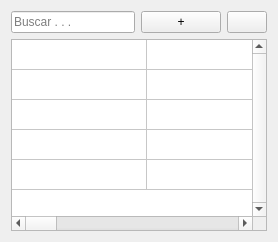
             <widget class="QWidget" name="producto_tab">
              <attribute name="title">
               <string> Producto </string>
              </attribute>
              <layout class="QGridLayout" name="gridLayout_17">
               <item row="0" column="0">
                <widget class="QLineEdit" name="line_buscar_tabla_mgm_producto">
                 <property name="styleSheet">
                  <string notr="true">font: 12pt &quot;MS Shell Dlg 2&quot;;</string>
                 </property>
                 <property name="placeholderText">
                  <string>Buscar . . .</string>
                 </property>
                </widget>
               </item>
               <item row="0" column="1">
                <widget class="QPushButton" name="boton_agregar_mgm_producto">
                 <property name="minimumSize">
                  <size>
                   <width>30</width>
                   <height>0</height>
                  </size>
                 </property>
                 <property name="styleSheet">
                  <string notr="true"/>
                 </property>
                 <property name="text">
                  <string>+</string>
                 </property>
                </widget>
               </item>
               <item row="0" column="2">
                <widget class="QPushButton" name="boton_refrescar_mgm_producto">
                 <property name="text">
                  <string/>
                 </property>
                 <property name="icon">
                  <iconset>
                   <normaloff>../etc/logo_refrescar.png</normaloff>../etc/logo_refrescar.png</iconset>
                 </property>
                </widget>
               </item>
               <item row="1" column="0" colspan="3">
                <widget class="QTableWidget" name="tabla_eventos_mgm_producto">
                 <property name="layoutDirection">
                  <enum>Qt::LeftToRight</enum>
                 </property>
                 <property name="autoFillBackground">
                  <bool>false</bool>
                 </property>
                 <property name="frameShape">
                  <enum>QFrame::StyledPanel</enum>
                 </property>
                 <property name="frameShadow">
                  <enum>QFrame::Sunken</enum>
                 </property>
                 <property name="verticalScrollBarPolicy">
                  <enum>Qt::ScrollBarAlwaysOn</enum>
                 </property>
                 <property name="horizontalScrollBarPolicy">
                  <enum>Qt::ScrollBarAlwaysOn</enum>
                 </property>
                 <property name="alternatingRowColors">
                  <bool>false</bool>
                 </property>
                 <property name="selectionMode">
                  <enum>QAbstractItemView::SingleSelection</enum>
                 </property>
                 <property name="selectionBehavior">
                  <enum>QAbstractItemView::SelectRows</enum>
                 </property>
                 <property name="gridStyle">
                  <enum>Qt::SolidLine</enum>
                 </property>
                 <property name="cornerButtonEnabled">
                  <bool>true</bool>
                 </property>
                 <property name="rowCount">
                  <number>5</number>
                 </property>
                 <attribute name="horizontalHeaderVisible">
                  <bool>false</bool>
                 </attribute>
                 <attribute name="horizontalHeaderCascadingSectionResizes">
                  <bool>false</bool>
                 </attribute>
                 <attribute name="horizontalHeaderDefaultSectionSize">
                  <number>135</number>
                 </attribute>
                 <attribute name="horizontalHeaderMinimumSectionSize">
                  <number>0</number>
                 </attribute>
                 <attribute name="horizontalHeaderShowSortIndicator" stdset="0">
                  <bool>false</bool>
                 </attribute>
                 <attribute name="horizontalHeaderStretchLastSection">
                  <bool>false</bool>
                 </attribute>
                 <attribute name="verticalHeaderVisible">
                  <bool>false</bool>
                 </attribute>
                 <attribute name="verticalHeaderDefaultSectionSize">
                  <number>30</number>
                 </attribute>
                 <row/>
                 <row/>
                 <row/>
                 <row/>
                 <row/>
                 <column>
                  <property name="text">
                   <string>Fecha Límite</string>
                  </property>
                 </column>
                 <column>
                  <property name="text">
                   <string>Hora Límite</string>
                  </property>
                 </column>
                 <column>
                  <property name="text">
                   <string>Prioridad</string>
                  </property>
                 </column>
                 <column>
                  <property name="text">
                   <string>Empresa</string>
                  </property>
                 </column>
                 <column>
                  <property name="text">
                   <string>Descripción</string>
                  </property>
                 </column>
                 <column>
                  <property name="text">
                   <string>Encargado</string>
                  </property>
                 </column>
                 <column>
                  <property name="text">
                   <string>Estado</string>
                  </property>
                 </column>
                 <item row="1" column="0">
                  <property name="text">
                   <string/>
                  </property>
                 </item>
                </widget>
               </item>
              </layout>
             </widget>
